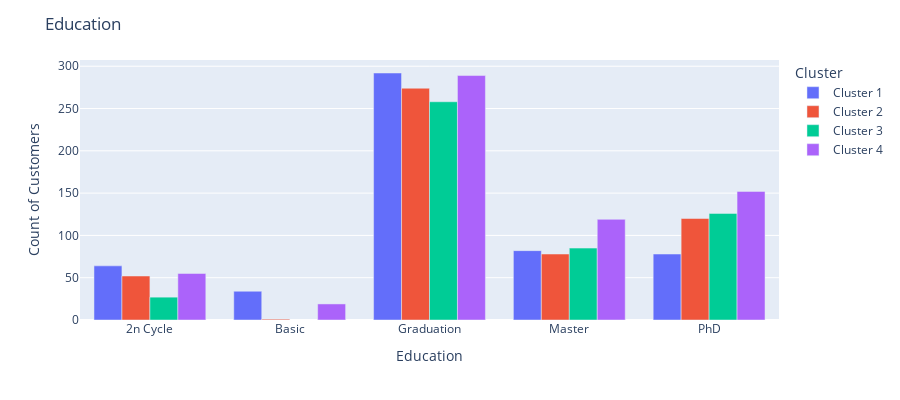

Notebook cell for this chart:
### Code cell
df_plot = df[['Education', 'Cluster', 'ID']].groupby(['Education', 'Cluster']).count()
df_plot.reset_index(inplace=True)
df_plot.rename(columns={"ID":"Count of Customers"}, inplace=True)


fig = px.bar(df_plot, x="Education", y="Count of Customers",
             color='Cluster', barmode='group',
             height=400)
fig.update_layout(title="Education")
fig.show()

### Figure 1 — Plotly figure (JSON) as saved in the notebook; plotly's stock layout.template omitted (floating-point values rounded to 4 significant figures)
{"data": [{"alignmentgroup": "True", "hovertemplate": "Cluster=Cluster 1<br>Education=%{x}<br>Count of Customers=%{y}<extra></extra>", "legendgroup": "Cluster 1", "marker": {"color": "#636efa", "pattern": {"shape": ""}}, "name": "Cluster 1", "offsetgroup": "Cluster 1", "orientation": "v", "showlegend": true, "textposition": "auto", "type": "bar", "x": ["2n Cycle", "Basic", "Graduation", "Master", "PhD"], "xaxis": "x", "y": [64, 34, 292, 82, 78], "yaxis": "y"}, {"alignmentgroup": "True", "hovertemplate": "Cluster=Cluster 2<br>Education=%{x}<br>Count of Customers=%{y}<extra></extra>", "legendgroup": "Cluster 2", "marker": {"color": "#EF553B", "pattern": {"shape": ""}}, "name": "Cluster 2", "offsetgroup": "Cluster 2", "orientation": "v", "showlegend": true, "textposition": "auto", "type": "bar", "x": ["2n Cycle", "Basic", "Graduation", "Master", "PhD"], "xaxis": "x", "y": [52, 1, 274, 78, 120], "yaxis": "y"}, {"alignmentgroup": "True", "hovertemplate": "Cluster=Cluster 3<br>Education=%{x}<br>Count of Customers=%{y}<extra></extra>", "legendgroup": "Cluster 3", "marker": {"color": "#00cc96", "pattern": {"shape": ""}}, "name": "Cluster 3", "offsetgroup": "Cluster 3", "orientation": "v", "showlegend": true, "textposition": "auto", "type": "bar", "x": ["2n Cycle", "Graduation", "Master", "PhD"], "xaxis": "x", "y": [27, 258, 85, 126], "yaxis": "y"}, {"alignmentgroup": "True", "hovertemplate": "Cluster=Cluster 4<br>Education=%{x}<br>Count of Customers=%{y}<extra></extra>", "legendgroup": "Cluster 4", "marker": {"color": "#ab63fa", "pattern": {"shape": ""}}, "name": "Cluster 4", "offsetgroup": "Cluster 4", "orientation": "v", "showlegend": true, "textposition": "auto", "type": "bar", "x": ["2n Cycle", "Basic", "Graduation", "Master", "PhD"], "xaxis": "x", "y": [55, 19, 289, 119, 152], "yaxis": "y"}], "layout": {"barmode": "group", "height": 400, "legend": {"title": {"text": "Cluster"}, "tracegroupgap": 0}, "margin": {"t": 60}, "title": {"text": "Education"}, "xaxis": {"anchor": "y", "domain": [0, 1], "title": {"text": "Education"}}, "yaxis": {"anchor": "x", "domain": [0, 1], "title": {"text": "Count of Customers"}}}}
